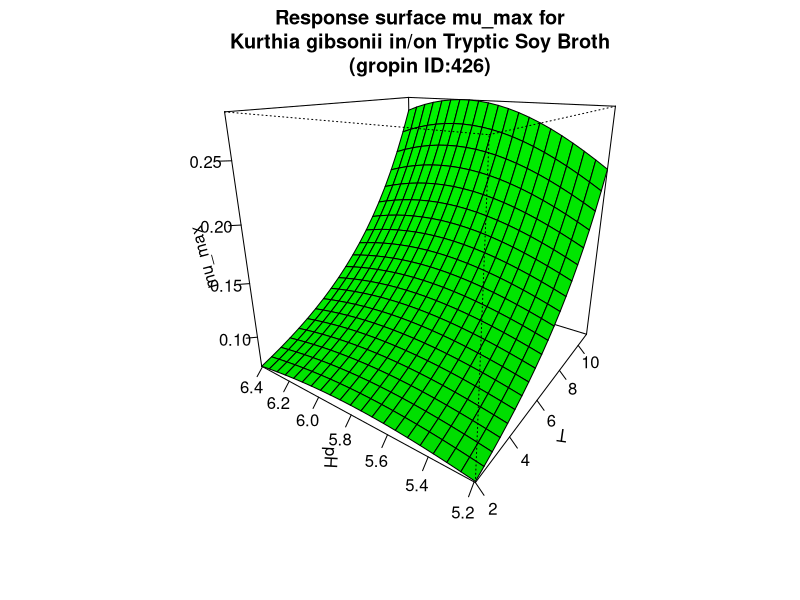

The R script that drew this image:
#############################
# start of Parameter script
#############################
T <- seq(1.998001998002,11.011,length.out=21)
pH <- seq(5.1948051948052,6.4064,length.out=21)
#############################
# end of Parameter script
#############################
############################# 
# start of Model script Gropin ID 426 
#############################
 
# constant coefficients for this model
 
variables <- data.frame(T,pH)
argumentsPar <- expand.grid(variables)
 
# heart of the model
response_surface <- function(T,pH) {
   mumax <-exp(-12.65+0.004234*(T^2)-0.3024*(pH^2)+0.01535*T*pH-0.004356*T+3.467*pH)

return(mumax=mumax)
} 

# output parameters
mumax <- cbind(argumentsPar,response_surface(argumentsPar['T'],argumentsPar['pH']))
colnames(mumax) <- c(colnames(argumentsPar),'mumax')
#############################
# End of Model script
#############################
############################# 
# start of Visualisation script Gropin ID 426 
#############################
persp(T,pH,matrix(unlist(mumax$mumax),nrow=21),col = 'green',xlab='T',ylab='pH',zlab='mu_max',main='Response surface mu_max for
Kurthia gibsonii in/on Tryptic Soy Broth
(gropin ID:426)',theta=305,phi=20,shade=0.25,ticktype = 'detailed')
#############################
# End of Visualisation script
#############################
